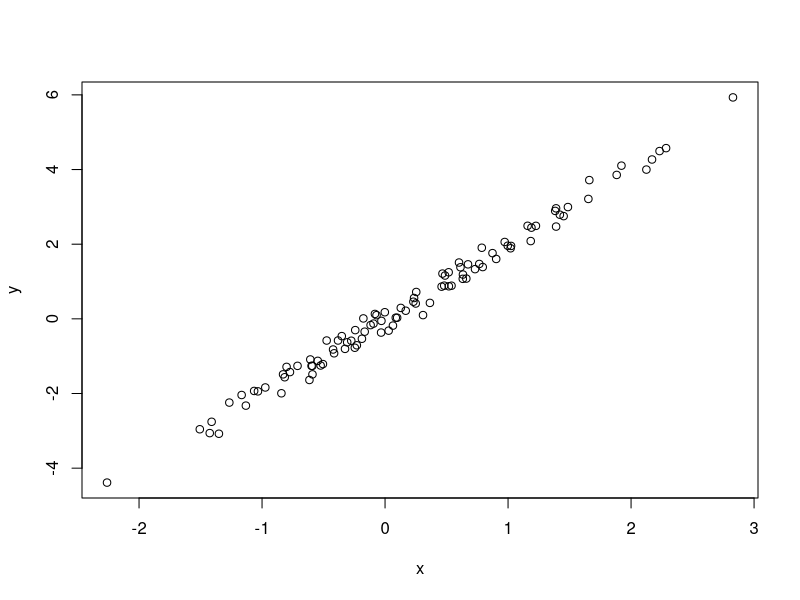

Recreate this plot in R.
# simulate and plot data - script from Github workshop w/Jeff Oliver
# Theresa Crimmins
# theresa@usanpn.org
# 3-23-2021

# simulate data from normal distribution
x <- rnorm(n = 100)
y <- 2 * x + rnorm(n = 100, sd = 0.2)

# plot simulated data
plot(x = x, y = y)
